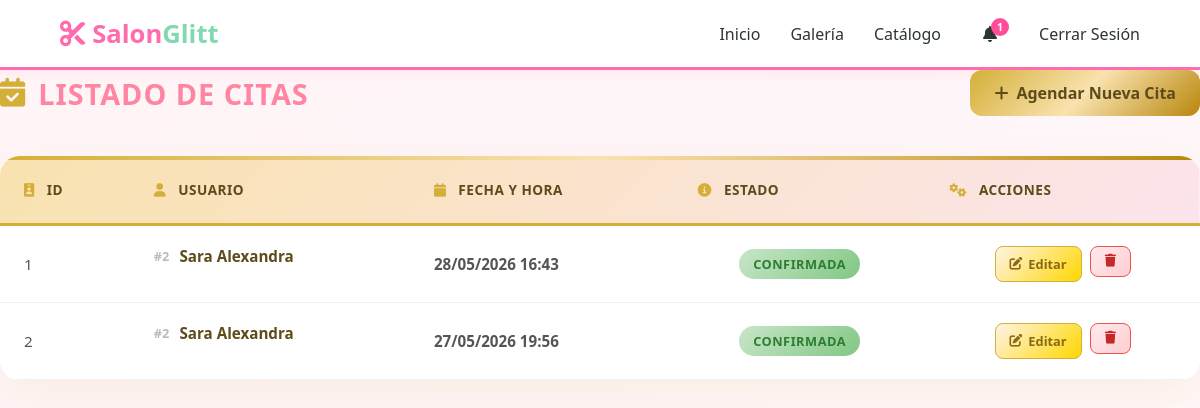
/Citas/citas (signed in), run on the app's committed database.
### app/models/citas.py (models this page shows, shortened)
class Citas(db.Model, UserMixin):
    __tablename__ = 'citas'
    idcitas = db.Column(db.Integer, primary_key=True)
    fechahora = db.Column(db.DateTime, nullable=False)
    estado = db.Column(db.String(100), nullable=False)
    servicio = db.Column(db.String(150), nullable=True)
    idusuario = db.Column(db.Integer, db.ForeignKey('usuario.idusuario'), nullable=False)
    cliente = db.relationship('User', back_populates='citas')
    servicios = db.relationship('Servicio', back_populates='citas', uselist=False)

### app/models/usuario.py (models this page shows, shortened)
class User(db.Model, UserMixin):
    __tablename__='usuario'
    idusuario = db.Column(db.Integer, primary_key=True)
    nombreuser = db.Column(db.String(100), unique=True, nullable=False)
    email = db.Column(db.String(100), unique=True, nullable=False)
    password_hash = db.Column(db.String(250), nullable=False)
    telefono = db.Column(db.String(20), nullable=True)
    rol = db.Column(db.String(20), nullable=False, default='cliente')
    citas = db.relationship('Citas', back_populates='cliente', lazy=True)
    perfil = db.relationship('Perfil', back_populates='usuario', uselist=False)
    agenda = db.relationship('Agenda', back_populates='usuario')
    recordatorios = db.relationship('Recordatorios', back_populates='cliente', lazy=True)
    notificaciones = db.relationship('Notificacion', back_populates='usuario', lazy=True)
    bloqueos = db.relationship('Bloqueo', back_populates='usuario', lazy=True)

### app/routes/citas_route.py (the view)
@bp.route('/citas')
@login_required
def listar_citas():
    todas_las_citas = Citas.query.all()
    return render_template('citas/index.html', citas=todas_las_citas)

### app/templates/citas/index.html (shortened to what this page needs)
{% extends "base.html" %}
{% block body_class %}appointments-page{% endblock %}
{% block extra_css %}
<link rel="stylesheet" href="{{ url_for('static', filename='css/citas_lista.css') }}">
{% endblock %}
{% block content %}
<div class="container py-5">
    <div class="page-header">
        <h2 class="page-title"><i class="fas fa-calendar-check"></i> Listado de Citas</h2>
        <a href="{{ url_for('citas.nueva_cita') }}" class="btn btn-gold">
            <i class="fas fa-plus"></i> Agendar Nueva Cita
        </a>
    </div>
    <div class="card-table">
        <div class="table-wrapper">
            <table class="luxury-table">
                <thead>
                    <tr>
                        <th><i class="fas fa-id-badge"></i> ID</th>
                        <th><i class="fas fa-user"></i> Usuario</th>
                        <th><i class="fas fa-calendar"></i> Fecha y Hora</th>
                        <th><i class="fas fa-info-circle"></i> Estado</th>
                        <th><i class="fas fa-cogs"></i> Acciones</th>
                    </tr>
                </thead>
                <tbody>
                    {% for cita in citas %}
                    <tr>
                        <td class="id-cell">{{ cita.idcitas }}</td>
                        <td class="user-cell">
                            <span class="user-id">#{{ cita.cliente.idusuario }}</span>
                            <span class="user-name">{{ cita.cliente.nombreuser }}</span>
                        </td>
                        <td class="datetime-cell"><strong>{{ cita.fechahora.strftime('%d/%m/%Y %H:%M') if cita.fechahora else '' }}</strong></td>
                        <td class="status-cell">
                            {% if cita.estado == 'Pendiente' %}
                                <span class="badge-status pending">Pendiente</span>
                            {% elif cita.estado == 'Confirmada' %}
                                <span class="badge-status confirmed">Confirmada</span>
                            {% else %}
                                <span class="badge-status">{{ cita.estado }}</span>
                            {% endif %}
                        </td>
                        <td class="actions-cell">
                            <div class="btn-group">
                                <a href="{{ url_for('citas.editar_cita', id=cita.idcitas) }}" class="btn-action edit" title="Editar">
                                    <i class="fas fa-edit"></i> Editar
                                </a>
                                <form action="{{ url_for('citas.eliminar_cita', id=cita.idcitas) }}" method="POST" class="d-inline">
                                    <button type="submit" class="btn-action delete" onclick="return confirm('¿Eliminar esta cita?')" title="Eliminar">
                                        <i class="fas fa-trash"></i>
                                    </button>
                                </form>
                            </div>
                        </td>
                    </tr>
                    {% else %}
                    <tr>
                        <td colspan="5" class="empty-message">No hay citas registradas.</td>
                    </tr>
                    {% endfor %}
                </tbody>
            </table>
        </div>
    </div>
</div>
{% endblock %}

### app/static/css/style.css (style rules this page uses)
:root { --primary-color: #ff6bad; --secondary-color: #f8a5c2; --accent-color: #82d8b0; --dark-text: #2d3436; --light-bg: #fff5f8; --white: #ffffff; }
* { margin: 0; padding: 0; box-sizing: border-box; }
html, body { height: 100%; font-family: 'Segoe UI', Tahoma, Geneva, Verdana, sans-serif; background-color: var(--light-bg); color: var(--dark-text); }

### data on the page
Citas: idcitas "1", cliente.idusuario "2", cliente.nombreuser "Sara Alexandra", fechahora "28/05/2026 16:43", estado "CONFIRMADA"
Citas: idcitas "2", cliente.idusuario "2", cliente.nombreuser "Sara Alexandra", fechahora "27/05/2026 19:56", estado "CONFIRMADA"

### other printed values
{{ no_leidas|length }} "1"
